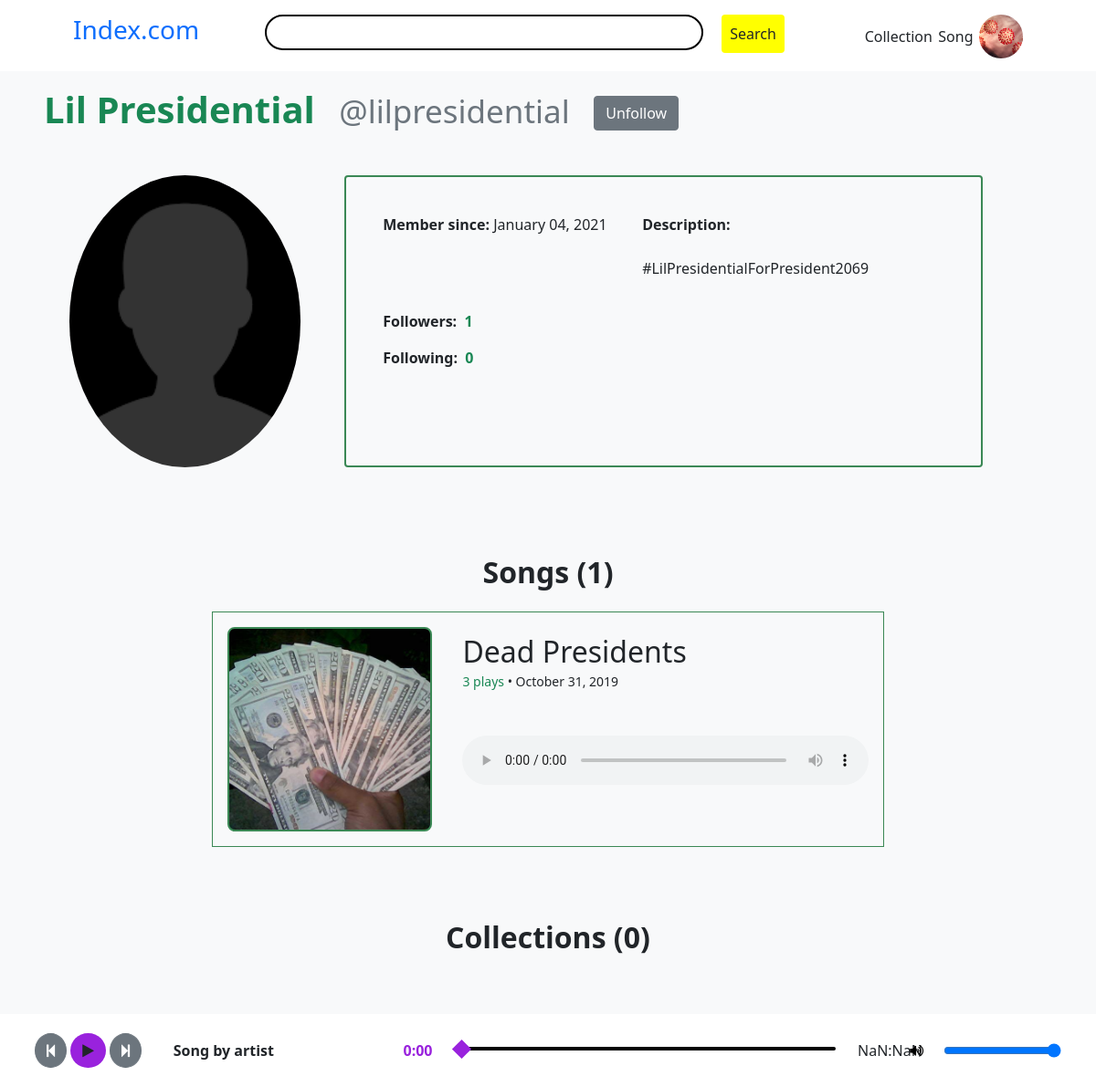
The page /lilpresidential/ (signed in) on the database its author committed.
### audiodist/models.py (models this page shows, shortened)
class Artist (models.Model):
    account = models.OneToOneField(Account, on_delete=models.CASCADE)
    name = models.CharField(default='Artist', max_length=60)
    pfp = models.ImageField(default='defaultpfp.png', upload_to='artists/', null=True, blank=True)
    description = models.TextField(max_length=1000, blank=True, null=True)
    date_joined = models.DateField(auto_now_add=True)
    @property
    def pfp_url (self):
        try:
            return self.pfp.url
        except:
            return ''
    @property
    def date_joined_word_form (self):
        return self.date_joined.strftime('%B %d, %Y')
    @property
    def num_public_songs (self):
        return Song.objects.filter(artist=self, is_public=True).count()
    @property
    def num_public_collections (self):
        return Collection.objects.filter(artist=self, is_public=True).count()
    @property
    def num_followers (self):
        return Follower.objects.filter(of=self).count()
    @property
    def num_following (self):
        return Follower.objects.filter(by=self).count()

class Account (AbstractBaseUser):
    email = models.EmailField(verbose_name="email", max_length=60, unique=True)
    username = models.CharField(max_length=30, unique=True)
    dob = models.DateField()
    date_joined = models.DateTimeField(verbose_name='date joined', auto_now_add=True)
    last_login = models.DateTimeField(verbose_name='last login', auto_now=True)
    is_admin = models.BooleanField(default=False)
    is_active = models.BooleanField(default=True)
    is_staff = models.BooleanField(default=False)
    is_superuser = models.BooleanField(default=False)
    USERNAME_FIELD = 'email'
    REQUIRED_FIELDS = ['username', 'dob']
    objects = AccountManager()

class Song (models.Model):
    slug = models.SlugField(max_length=250, null=True, blank=True)
    artist = models.ForeignKey(Artist, on_delete=models.CASCADE)
    title = models.CharField(max_length=100)
    audio_file = models.FileField(upload_to='music/', null=True)
    cover = models.ImageField(default='black.jpeg', upload_to='covers/', null=True, blank=True)
    release_date = models.DateField(default=django.utils.timezone.now)
    plays = models.IntegerField(default=0)
    is_public = models.BooleanField(default=True)
    @property
    def cover_url (self):
        try:
            return self.cover.url
        except:
            return ''
    @property
    def song_url (self):
        try:
            return self.audio_file.url
        except:
            return ''
    @property
    def time_ago (self):
        if (datetime.datetime.now().date() - self.release_date).days == 0:
            return 'Today'
        elif (datetime.datetime.now().date() - self.release_date).days == 1:
            return 'Yesterday'
        elif (datetime.datetime.now().date() - self.release_date).days < 7:
            return f'{(datetime.datetime.now().date() - self.release_date).days} days ago'
        elif (datetime.datetime.now().date() - self.release_date).days < 30:
            return f'{(datetime.datetime.now().date() - self.release_date).days // 7} weeks ago'
        else:
            if (datetime.datetime.now().year - self.release_date.year >= 1):
                return self.release_date.strftime('%B %d, %Y')
            else:
                return self.release_date.strftime('%B %d')

### audiodist/views.py (the view, shortened to what this page needs)
# urls.py: path('<str:username>/', artist_view, name='artist'),
def artist_view (request, username):
    if username in [ account.username for account in Account.objects.all() ]:
        artist = Artist.objects.get(account=Account.objects.get(username=username))
        artist_songs = Song.objects.filter(artist=artist)
        artist_collections = Collection.objects.filter(artist=artist)
        users_of_followers = [ follower.by.account for follower in Follower.objects.filter(of=artist) ]
    else:
        raise Http404('User not found')
    return render(request, 'audiodist/artist.html', { 'artist': artist, 'songs': artist_songs,
    'collections': artist_collections, 'tracks': CollectionTrack.objects.all(),
    'is_authorized': request.user == artist.account, 'is_user_following': request.user in users_of_followers })

### audiodist/views.py (called while the page is built)
def all_views (request):
    try:
        logged_in_artist = Artist.objects.get(account=request.user)
    except:
        logged_in_artist = None
    return { 'logged_in_artist': logged_in_artist, 'user': request.user }

### audiodist/templates/audiodist/artist.html (shortened to what this page needs)
{% extends 'audiodist/base.html' %}
{% load static %}
{% block content %}
    <h1 class="mb-5">
        <strong class="text-success">{{ artist.name }}</strong>
        <span class="text-muted small mx-3">@{{ artist.account.username }}</span>
        {% if user.is_authenticated %}
            {% if not is_authorized %}
                {% if is_user_following %}
                    <button class="btn btn-secondary unfollow" id="follow" data-action="follow">Unfollow</button>
                {% else %}
                    <button class="btn btn-primary" id="follow" data-action="follow">Follow</button>
                {% endif %}
            {% endif %}
        {% endif %}
    </h1>
    <div style="width: 95%; margin: auto;" class="d-flex mb-5">
        <div class="rounded-circle pfp" style="background-image: url('{{ artist.pfp_url }}');" ></div>
        <div class="col-8 mx-5 rounded d-flex" style="border: 2px #3b8855 solid; padding: 2.5rem 2.5rem 0rem;">
            <div class="d-flex" style="flex:0.6; flex-direction: column;">
                <p style="flex:0.5;"><strong>Member since: </strong><span>{{ artist.date_joined_word_form }}</span></p>
                <p class="big"><strong>Followers: &nbsp;</strong><strong class="text-success" id="num-followers">{{ artist.num_followers }}</strong></p>
                <p class="big"><strong>Following: &nbsp;</strong><strong class="text-success">{{ artist.num_following }}</strong></p>
            </div>
            <div style="flex: 0.7;">
                <p class="mb-4"><strong>Description:</strong></p>
                <p>{{ artist.description }}</p>
            </div>
        </div>
    </div>
    <div class="pt-5 mx-auto text-center">
        {% if user == artist.account %}
            <h2 class="mb-3"><strong>Songs ({{ artist.num_songs }})</strong></h2>
            <a class="btn btn-success mb-5" href="{% url 'create-song' %}">Post a song</a>
        {% else %}
            <h2 class="mb-3"><strong>Songs ({{ artist.num_public_songs }})</strong></h2>
        {% endif %}
        <div>
            {% for song in songs %}
                {% if user == artist.account or song.is_public %}
                <div style="border: 1px #3b8855 solid; text-align: left;"
                class="col-8 p-3 mx-auto d-flex my-4 text-decoration-none text-dark">
                    <div style="flex: 0.55;">
                        <div class="cover" style="background-image: url('{{ song.cover_url }}');"></div>
                    </div>
                    <div class="d-flex" style="flex: 0.95; flex-direction: column;">
                        <a href="{% url 'song' artist.account.username song.slug %}" class="text-decoration-none text-dark"
                        style="flex:0.7;">
                            <h2 class="mt-2 mb-0">{{ song.title }}</h2>
                            <small><span class="text-success song-plays">{{ song.plays }} plays</span> &bullet;
                                {{ song.time_ago }}</small>
                        </a>
                        <audio controls class="d-block unplayed" data-action="play" data-slug="{{ song.slug }}" style="width: 100%;">
                            <source src="{{ song.song_url }}">
                        </audio>
                    </div>
                </div>
                {% endif %}
            {% endfor %}
        </div>
        {% if user == artist.account %}
            <h2 style="margin-top: 5rem;" class="mb-3"><strong>Collections ({{ artist.num_collections }})</strong></h2>
            <a class="btn btn-success mb-5" href="{% url 'create-collection' %}">Create a collection</a>
        {% else %}
        <h2 style="margin-top: 5rem;" class="mb-3"><strong>Collections ({{ artist.num_public_collections }})</strong></h2>
        {% endif %}
    </div>
{% endblock content %}

### audiodist/templates/audiodist/components/nav.html (shortened to what this page needs)
<nav class="d-flex col-12">
    <h3><a href="{% url 'index' %}" class="text-decoration-none">Index.com</a></h1>
    <form action="{% url 'search' %}" method="GET"> {% csrf_token %}
        <input id="search" type="search" name="search">
        <input class="btn p-2 mx-3" style="background-color: yellow;" type="submit" value="Search">
    </form>
    {% if logged_in_artist %}
        <div class="d-flex align-items-center col-2" style="justify-content: space-between;">
            <a class="text-decoration-none text-dark" href="{% url 'create-collection' %}">Collection</a>
            <a class="text-decoration-none text-dark" href="{% url 'create-song' %}">Song</a>
            <a href="{% url 'artist' logged_in_artist.account.username %}" class="user-pfp"
            style="background-image: url('{{ logged_in_artist.pfp_url }}');"></a>
        </div>
    {% endif %}
</nav>

### audiodist/templates/audiodist/components/nav.html (style rules this page uses)
.user-pfp { width: 3rem; height: 3rem; background-color: black; border-radius: 3rem; background-size: cover; background-position: center; background-repeat: no-repeat; }
nav { justify-content: space-between; background-color: white; position: fixed; top: 0; left: 0; padding: 1rem 5rem 0.9rem; z-index: 500; }
#search { width: 30rem; padding: 0.35rem 1rem; border-radius: 3rem; outline: none; border: 2px solid black; }

### audiodist/templates/audiodist/artist.html (style rules this page uses)
body { padding-top: 0; }
.pfp { width: 20rem; height: 20rem; background-size: cover; background-position: center; background-repeat: no-repeat; }
.cover { width: 14rem; height: 14rem; background-size: cover; background-position: center; background-repeat: no-repeat; border: 2.5px solid #3b8855; border-radius: 0.5rem; }

### rows shown on the page
Artist: pfp_url (picture)
Artist: name "Lil Presidential", account.username "lilpresidential", pfp_url (placeholder picture), date_joined_word_form "January 04, 2021", num_followers "1", num_following "0", description "#LilPresidentialForPresident2069", num_public_songs "1", num_public_collections "0"
Song: cover_url (picture), title "Dead Presidents", plays "3", time_ago "October 31, 2019"
